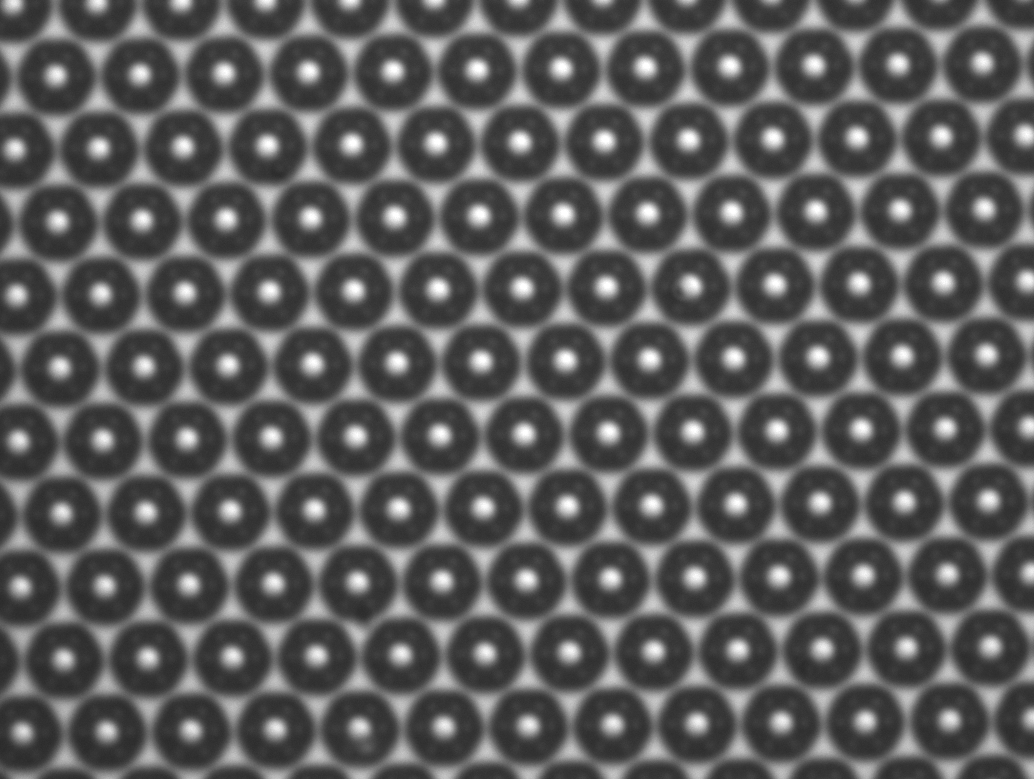
//> input picture OpenCVSeminar_Pattern/seoul_s21.bmp, 1034 x 779 px
$ ./main   (built with g++ and OpenCV 4)
//> lines starting //> are read from the running program, lines starting //| are printed output that depends on the picture; after the words box and inside, x2 and y2 are one past the last pixel; in counts of white or black regions, pixels touching at a corner belong together
### OpenCVSeminar_Pattern/CvHistogram_Ji.h
#pragma once

#include <opencv/cv.h>

class CCvHistogram_Ji
{
public:
	CCvHistogram_Ji(void);
	~CCvHistogram_Ji(void);

public:
	void cvHistogram_Ji(const IplImage *src, float histo[256]);
	void cvHistogram_Ji(const IplImage *src, float histo[256], int W, int H);
};

### OpenCVSeminar_Pattern/CvSobel_Ji.h
#pragma once

#include <opencv/cv.h>


template<typename T>
inline T limit(const T& value)
{
	return ( (value > 255) ? 255 : ((value < 0) ? 0 : value) );
}

class CCvSobel_Ji
{
public:
	CCvSobel_Ji(void);
	~CCvSobel_Ji(void);

public:
	void cvSobel_Ji(const IplImage *src, IplImage *dst);
};

### OpenCVSeminar_Pattern/BlobLabeling.h
////////////////////////////////////////////////////
//
//  클래스 : CBlobLabeling
//
//                    by 마틴(http://martinblog.net)
#pragma once

#include <opencv/cv.h>
#include <opencv/highgui.h>

#define _DEF_MAX_BLOBS		10000
#define OBJECT			      255		// GrayscalePixel 255 : White

typedef struct
{
	bool	bVisitedFlag;
	CvPoint ptReturnPoint;				// 방문한 포인트(좌표)
} Visited;

class  CBlobLabeling
{
public:
	CBlobLabeling(void);
public:
	~CBlobLabeling(void);

public:
	IplImage*	m_Image;				// 레이블링을 위한 이미지
	int			m_nThresPixMax;		// 레이블링 스레스홀드 픽셀 수(Blob 인식 Pixel 수)
	int			m_nThresPixMin;
	Visited*	m_vPoint;				// 레이블링시 방문정보
	int			m_nBlobs;				// 레이블의 갯수
	CvRect*		m_recBlobs;				// 각 레이블 정보
	int         m_margin;

public:
	// 레이블링 이미지 선택
	void SetParam(IplImage* image, int nThresPixMin, int nThresPixMax, int margin=0);

	// 레이블링(실행)
	void DoLabeling();

private:
	// 레이블링(동작)
	int Labeling(IplImage* image, int nThresPixMin, int nThresPixMax, int margin=0);

	// 포인트 초기화
	void InitvPoint(int nWidth, int nHeight);
	void DeletevPoint();

	// 레이블링 결과 얻기
	void DetectLabelingRegion(int nLabelNumber, unsigned char *DataBuf, int nWidth, int nHeight);

	// 레이블링(실제 알고리즘)
	int _Labeling(unsigned char *DataBuf, int nWidth, int nHeight, int nThresPixMin, int nThresPixMax, int margin);

	// _Labling 내부 사용 함수
	int		__NRFIndNeighbor(unsigned char *DataBuf, int nWidth, int nHeight, int nPosX, int nPosY, int *StartX, int *StartY, int *EndX, int *EndY );
	int		__Area(unsigned char *DataBuf, int StartX, int StartY, int EndX, int EndY, int nWidth, int nLevel);
};

### OpenCVSeminar_Pattern/CvHistogram_Ji.cpp
#include "CvHistogram_Ji.h"

CCvHistogram_Ji::CCvHistogram_Ji(void)
{
}

CCvHistogram_Ji::~CCvHistogram_Ji(void)
{
}

// [28 lines left out: function cvHistogram_Ji, not called in this run]

void CCvHistogram_Ji::cvHistogram_Ji( const IplImage *src, float histo[256], int W, int H )
{
	register int i, j;

	unsigned char* tmpBuf = new unsigned char[W * H];
	for( j = 0; j < H; j++ )
		for(i = 0; i < W; i++ )
			tmpBuf[j * W + i] = (unsigned char)(src->imageData[j * src->widthStep + i]);

	// Calc. Histogram
	int temp[256];
	memset(temp, 0, sizeof(int) * 256);
	for(j = 0; j < H; j++)
	{
		for(i = 0; i < W; i++)
		{
			temp[tmpBuf[j * W + i]]++;
		}
	}

	// histogram normalization
	float area = (float)(W * H);
	for(i = 0; i < 256; i++)
		histo[i] = temp[i] / area;
}

### OpenCVSeminar_Pattern/CvSobel_Ji.cpp
#include "CvSobel_Ji.h"

CCvSobel_Ji::CCvSobel_Ji(void)
{
}

CCvSobel_Ji::~CCvSobel_Ji(void)
{
}

void CCvSobel_Ji::cvSobel_Ji( const IplImage *src, IplImage *dst )
{
	register int i, j;

	int W = src->width;
	int H = src->height;

	unsigned char* tmpBuf = new unsigned char[W * H];
	for( j = 0; j < H; j++ )
		for(i = 0; i < W; i++ )
			tmpBuf[j*W+i] = (unsigned char)(src->imageData[j*src->widthStep+i]);

	int h1, h2;
	double hval;
	for( j = 1 ; j < H-1 ; j++ )
	{
		for( i = 1 ; i < W-1 ; i++ )
		{
			h1 = - tmpBuf[(j-1)*W+(i-1)] - 2*tmpBuf[(j-1)*W+(i)] - tmpBuf[(j-1)*W+(i+1)]
		         + tmpBuf[(j+1)*W+(i-1)] + 2*tmpBuf[(j+1)*W+(i)] + tmpBuf[(j+1)*W+(i+1)];

			h2 = - tmpBuf[(j-1)*W+(i-1)] - 2*tmpBuf[(j)*W+(i-1)] - tmpBuf[(j+1)*W+(i-1)]
			     + tmpBuf[(j-1)*W+(i+1)] + 2*tmpBuf[(j)*W+(i+1)] + tmpBuf[(j+1)*W+(i+1)];

			hval = sqrt( (double)h1*h1 + h2*h2 );

			dst->imageData[j*dst->widthStep+i] = (unsigned char)( limit(hval) );
		}
	}

	delete tmpBuf;
}

### OpenCVSeminar_Pattern/BlobLabeling.cpp
#include "BlobLabeling.h"


CBlobLabeling::CBlobLabeling(void)
{
	m_nThresPixMax = 0;
	m_nBlobs		  = _DEF_MAX_BLOBS;
	m_Image			  = NULL;
	m_recBlobs		  = NULL;

}

CBlobLabeling::~CBlobLabeling(void)
{
	if( m_Image != NULL )	cvReleaseImage( &m_Image );

	if( m_recBlobs != NULL )
	{
		delete m_recBlobs;
		m_recBlobs = NULL;
	}
}

void CBlobLabeling::SetParam( IplImage* image, int nThresPixMin, int nThresPixMax, int margin/*=0*/ )
{
	if( m_recBlobs != NULL )
	{
		delete m_recBlobs;

		m_recBlobs	= NULL;
		m_nBlobs	= _DEF_MAX_BLOBS;
	}

	if( m_Image != NULL )	cvReleaseImage( &m_Image );

	m_Image			= cvCloneImage( image );

	m_nThresPixMax	= nThresPixMax;
	m_nThresPixMin  = nThresPixMin;
	m_margin        = margin;
}

void CBlobLabeling::DoLabeling()
{
	m_nBlobs = Labeling(m_Image, m_nThresPixMin, m_nThresPixMax, m_margin);
}

int CBlobLabeling::Labeling( IplImage* image, int nThresPixMin, int nThresPixMax, int margin/*=0*/ )
{
	if( image->nChannels != 1 ) 	return 0;		// only binary image, one channel

	int nNumber;		// ReturnValue : Labeling Count

	int nWidth	= image->width;
	int nHeight = image->height;

	unsigned char* tmpBuf = new unsigned char [nWidth * nHeight];

	register int i,j;

	// 레이블링 위한 임시 데이터(이미지 데이터) 맵(벡터) 생성
	// 레이블링 숫자 표기(numbering) 용도
	for(j=0;j<nHeight;j++)
		for(i=0;i<nWidth ;i++)
			tmpBuf[j*nWidth+i] = (unsigned char)image->imageData[j*image->widthStep+i];

	// 레이블링을 위한 포인트 초기화
	InitvPoint(nWidth, nHeight);

	// 레이블링
	nNumber = _Labeling(tmpBuf, nWidth, nHeight, nThresPixMin, nThresPixMax, margin);

	// 포인트 메모리 해제
	DeletevPoint();

	// 레이블링 개수 만큼 Blob 좌표 정보 변수 선언
	if( nNumber != _DEF_MAX_BLOBS )		m_recBlobs = new CvRect [nNumber];

	if( nNumber != 0 )	DetectLabelingRegion(nNumber, tmpBuf, nWidth, nHeight);

	for(j=0;j<nHeight;j++)
		for(i=0;i<nWidth ;i++)
			image->imageData[j*image->widthStep+i] = tmpBuf[j*nWidth+i];

	delete tmpBuf;
	return nNumber;
}

// m_vPoint 방문 정보 초기화 함수
void CBlobLabeling::InitvPoint(int nWidth, int nHeight)
{
	int nX, nY;

	m_vPoint = new Visited [nWidth * nHeight];

	for(nY = 0; nY < nHeight; nY++)
	{
		for(nX = 0; nX < nWidth; nX++)
		{
			m_vPoint[nY * nWidth + nX].bVisitedFlag		= FALSE;
			m_vPoint[nY * nWidth + nX].ptReturnPoint.x	= nX;
			m_vPoint[nY * nWidth + nX].ptReturnPoint.y	= nY;
		}
	}
}

// [252 lines left out: functions DeletevPoint, _Labeling, DetectLabelingRegion, __NRFIndNeighbor, __Area, not called in this run]

### OpenCVSeminar_Pattern/main.cpp
#include <iostream>
#include <fstream>

#include <opencv/cv.h>
#include <opencv/highgui.h>

#include "BlobLabeling.h"
#include "CvSobel_Ji.h"
#include "CvHistogram_Ji.h"

using namespace cv;
using namespace std;


const char* filename = "seoul_s21.bmp";

IplImage*     g_image     = NULL;
IplImage*     g_drawImage = NULL;
IplImage*	  g_rotImage  = NULL;

IplImage*     g_gray	  = NULL;
IplImage*     g_binary	  = NULL;
IplImage*     g_invbinary = NULL;
IplImage*	  g_dstImage  = NULL;
IplImage*     g_sobelImage = NULL;
IplImage*     g_drawSobelImage = NULL;
int			  g_threshold = 115;
int			  g_sbThreshold = 80;
int           g_thresPixMin = 1000;
int			  g_thresPixMax = 4000;
int			  g_labelingMargin = 30;
int			  g_intvAlgNgb = 80;					// Interval
int           g_idxAlgNgb = 2;						// AlignNeighboredPattern Index (0~5)

int			  g_dwMVPsb = 155;						// Down Measure value of Sobel pixel
int			  g_upMVPsb = 155;						// Up Measure value of Sobel pixel
int			  g_lfMVPsb = 150;						// Left Measure value of Sobel pixel
int			  g_rgMVPsb = 150;						// Right Measure value of Sobel pixel


void on_trackbar(int pos)
{
	g_gray    = cvCreateImage( cvGetSize(g_image), 8, 1 );
	g_binary  = cvCreateImage( cvGetSize(g_image), 8, 1 );

	cvCopy( g_image, g_gray );
	cvThreshold( g_gray, g_gray, g_threshold, 255, CV_THRESH_BINARY);
	//cvAdaptiveThreshold( g_gray, g_gray, 255, CV_ADAPTIVE_THRESH_MEAN_C, CV_THRESH_BINARY, 55, 2 );
	cvCopy( g_gray, g_binary );
	cvZero( g_gray );

	cvShowImage( "Binary", g_binary );
}

int main(void)
{
	// Seq 1. Initialize
	char path[255];
	strcpy(path, "C:/Users/jskim/Documents/Visual Studio 2008/Projects/OpenCVSeminar_Pattern/OpenCVSeminar_Pattern/ProcessingImg/");
	char tmpPath[255];
	strcpy(tmpPath, path);

	g_image = cvLoadImage(filename, CV_LOAD_IMAGE_UNCHANGED);	// Depth : 8bit, Grayscale Image(1ch)
//> g_image is the input picture: 779 rows x 1034 cols, CV_8UC1; min 42, max 255, mean 93.6
	g_drawImage = cvLoadImage(filename, CV_LOAD_IMAGE_COLOR);		// Depth : 24bit, Color Image(3ch)


	// Seq 2. Analysis, Histogram
	float histo[256] = {0.f, };
	CCvHistogram_Ji chisto;
	chisto.cvHistogram_Ji(g_image, histo, 50, 50);
//> after the loop in cvHistogram_Ji, `for(j = 0; j < H; j++)`: temp = 256 values, max 102 at index 52, min 0 at index 0, mean 9.77
//> histo = 256 values, max 0.0408 at index 52, min 0 at index 0, mean 0.00391

	float max_value = histo[0];
//> max_value = 0
	int max_value_idx = 0;
	for(register int i = 0 ; i < 256 ; i++ )
	{
		if( histo[i] > max_value )
		{
			max_value_idx = i;
			max_value = histo[i];
		}
	}
//> this loop made 256 passes
//> max_value on passes 48 to 53: 0.004, 0.01, 0.0212, 0.0276, 0.034, 0.0408
//> after the loop, max_value_idx = 52; max_value = 0.0408


	// Seq 3. Threshold
	cvNamedWindow( "PatternImage", CV_WINDOW_AUTOSIZE );
	cvCreateTrackbar( "Threshold", "PatternImage", &g_threshold, 255, on_trackbar );
	on_trackbar(0);
//> in on_trackbar, `cvThreshold( g_gray, g_gray, g_threshold, 255, CV_THRESH_BINARY);`:
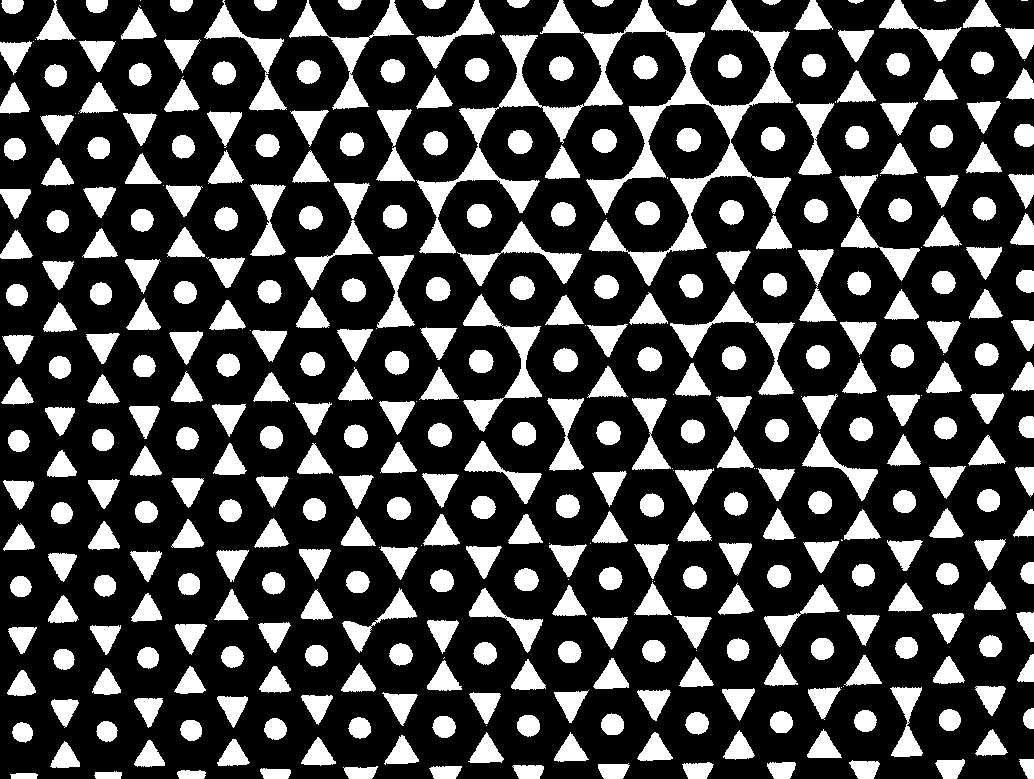
//> g_gray: 779 rows x 1034 cols, CV_8UC1; 26.9% white; 403 white regions (46 under 20 px), largest, box (x1, y1, x2, y2) and area: (416, 0, 793, 286) 18716, (289, 0, 414, 110) 2691, (463, 294, 542, 432) 2676
	cvWaitKey(0);

	// Threshold_Inverse
	g_invbinary = cvCreateImage( cvGetSize(g_image), 8, 1 );
	cvCopy(g_image, g_invbinary);
	cvThreshold( g_binary, g_invbinary, 1, 255, CV_THRESH_BINARY_INV );

	strcat(tmpPath, "1_InvBinary.bmp");
	cvSaveImage( tmpPath, g_invbinary );
	strcpy(tmpPath, path);

// 	cvShowImage( "InverseBinaryImage", g_invbinary );
// 	cvWaitKey(0);


	// Seq 4. Sobel derivative
	g_sobelImage = cvCreateImage( cvGetSize(g_image), IPL_DEPTH_8U, 1 );
	CCvSobel_Ji csobel;
	csobel.cvSobel_Ji(g_image, g_sobelImage);
//> the loop in cvSobel_Ji, `for( j = 1 ; j < H-1 ; j++ )` made 777 passes
//> (h1, h2, hval) on passes 1 to 3: (-49, -47, 67.9), (-43, -37, 56.73), (-36, -30, 46.86)
//> after the loop in cvSobel_Ji, `for( j = 1 ; j < H-1 ; j++ )`:
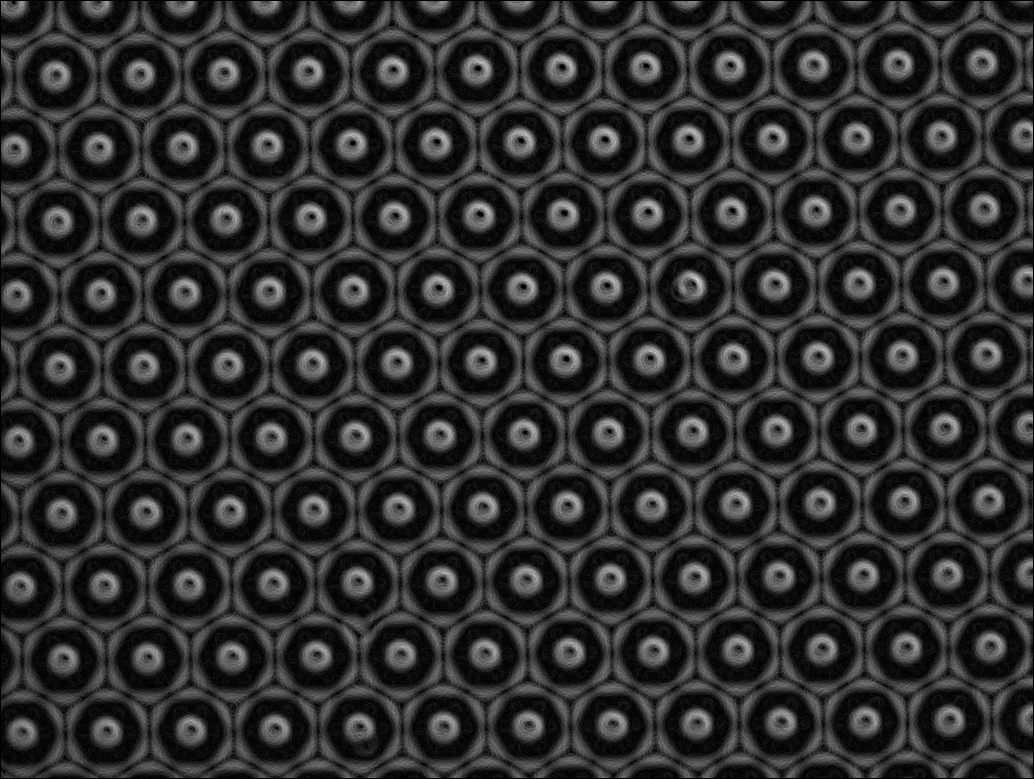
//> dst: 779 rows x 1034 cols, CV_8UC1; min 0, max 206, mean 47.7
//> after the loop in cvSobel_Ji, `for( j = 1 ; j < H-1 ; j++ )`: h1 = -35; h2 = 45; hval = 57.01

	strcat(tmpPath, "2_Sobel.bmp");
	cvSaveImage( tmpPath, g_sobelImage );
	strcpy(tmpPath, path);

// 	cvShowImage("2_Sobel", g_sobelImage);
// 	waitKey(0);


	// Seq 5. Labeling-1
	int cX, cY;								// Center X, Y
	int Alg_cX, Alg_cY;						// AlignCenter X, Y
	int AlgNgb_cX[6], AlgNgb_cY[6];			// AlignNeighboredCenter X, Y
	int nAlg_Label;							// AlignCenter X, Y Label Number

	CBlobLabeling BeforeBlob;
	BeforeBlob.SetParam(g_invbinary, g_thresPixMin, g_thresPixMax, g_labelingMargin+200);	// 레이블링 할 이미지와 최소 픽셀수 등을 설정
	BeforeBlob.DoLabeling();
//> (the run ends here: the program needs code that is not available in this run, at `m_vPoint[nY * nWidth + nX].bVisitedFlag		= FALSE;`)

$ run again, with OpenCVSeminar_Pattern/0.bmp copied over OpenCVSeminar_Pattern/seoul_s21.bmp
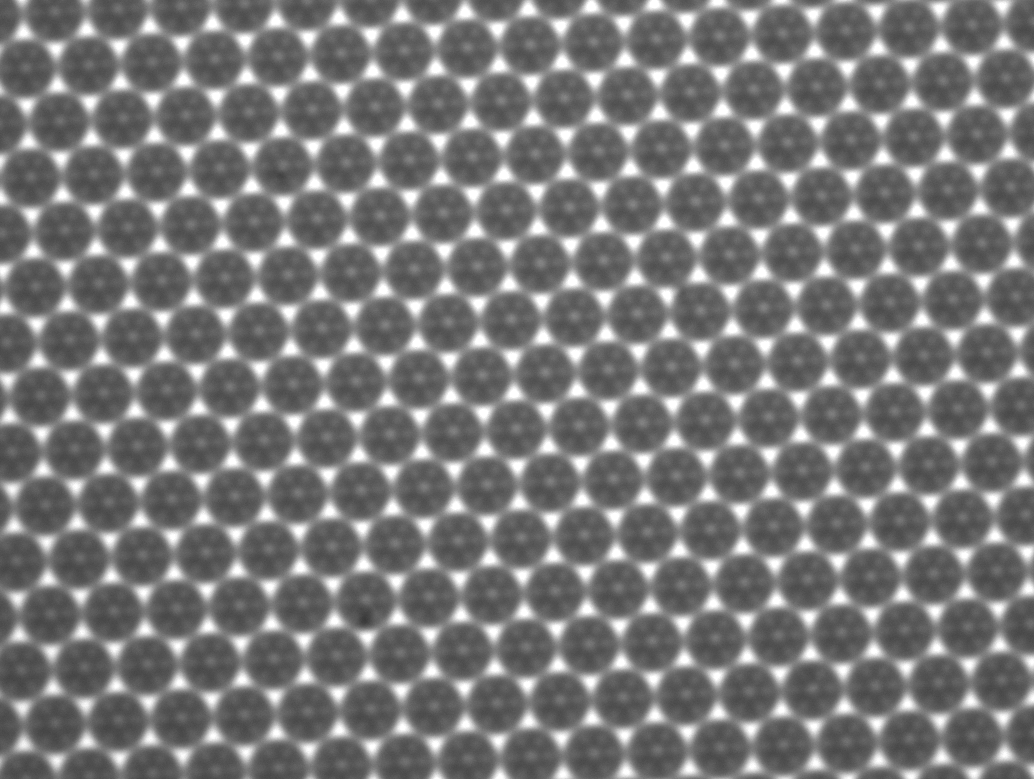
//> input picture OpenCVSeminar_Pattern/0.bmp, 1034 x 779 px
//> g_image is the input picture: 779 rows x 1034 cols, CV_8UC1; min 56, max 255, mean 121.2
//> after the loop in cvHistogram_Ji, `for(j = 0; j < H; j++)`: temp = 256 values, max 70 at index 83, min 0 at index 0, mean 9.77
//> histo = 256 values, max 0.028 at index 83, min 0 at index 0, mean 0.00391
//> `float max_value = histo[0];`: max_value = 0
//> the loop `for(register int i = 0 ; i < 256 ; i++ )` made 256 passes
//> max_value on passes 75, 78, 79, 80, 81, 83, 84: 0.0008, 0.0044, 0.01, 0.016, 0.0164, 0.0208, 0.028
//> after the loop `for(register int i = 0 ; i < 256 ; i++ )`: max_value_idx = 83; max_value = 0.028
//> in on_trackbar, `cvThreshold( g_gray, g_gray, g_threshold, 255, CV_THRESH_BINARY);`:
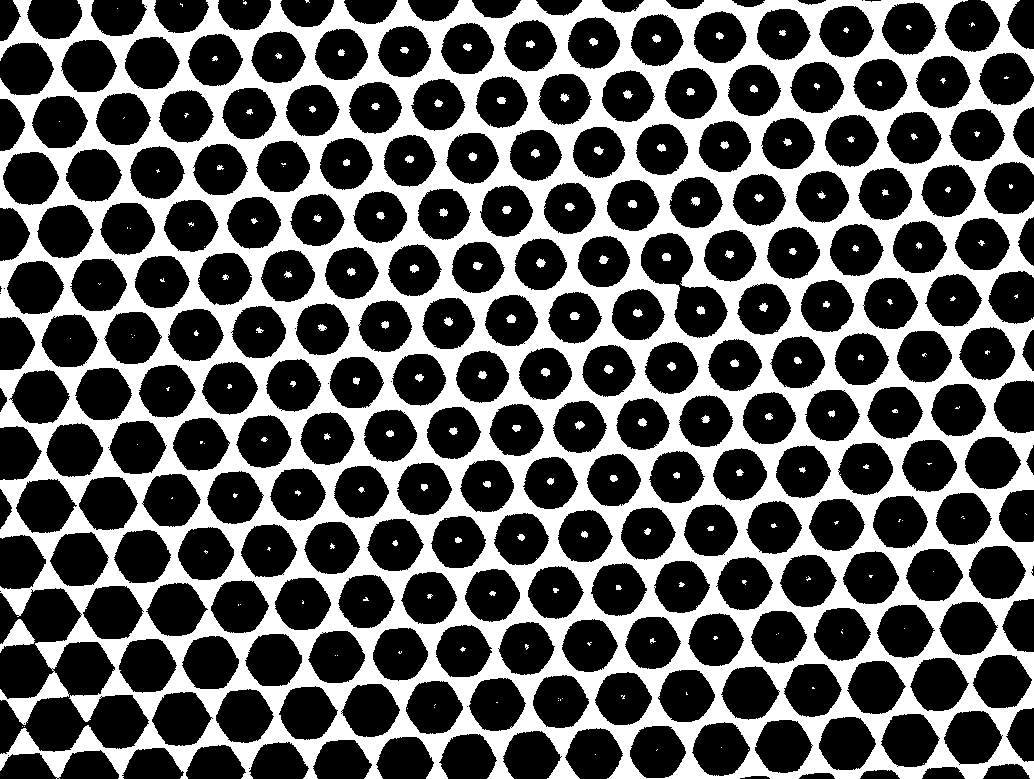
//> g_gray: 779 rows x 1034 cols, CV_8UC1; 37.6% white; 216 white regions (103 under 20 px), largest, box (x1, y1, x2, y2) and area: (0, 0, 1034, 779) 296977, (0, 619, 35, 653) 531, (570, 312, 580, 320) 65
//> the loop in cvSobel_Ji, `for( j = 1 ; j < H-1 ; j++ )` made 777 passes
//> (h1, h2, hval) on passes 1 to 3: (-16, -10, 18.87), (-1, -9, 9.06), (-13, -9, 15.81)
//> after the loop in cvSobel_Ji, `for( j = 1 ; j < H-1 ; j++ )`:
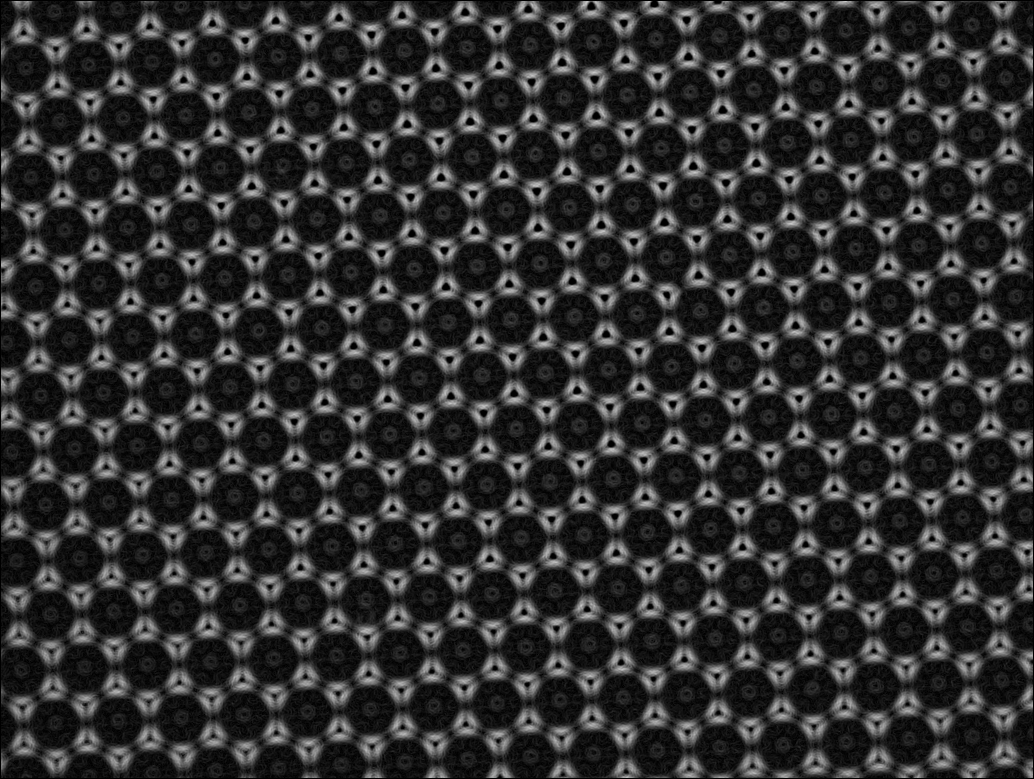
//> dst: 779 rows x 1034 cols, CV_8UC1; min 0, max 204, mean 49.5
//> after the loop in cvSobel_Ji, `for( j = 1 ; j < H-1 ; j++ )`: h1 = -73; h2 = 113; hval = 134.5
